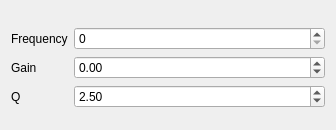
<?xml version="1.0" encoding="UTF-8"?>
<ui version="4.0">
 <class>FilterControl</class>
 <widget class="QWidget" name="FilterControl">
  <property name="geometry">
   <rect>
    <x>0</x>
    <y>0</y>
    <width>336</width>
    <height>130</height>
   </rect>
  </property>
  <property name="windowTitle">
   <string>FilterControl</string>
  </property>
  <layout class="QFormLayout" name="formLayout">
   <item row="1" column="0">
    <widget class="QLabel" name="label">
     <property name="text">
      <string>Frequency</string>
     </property>
    </widget>
   </item>
   <item row="1" column="1">
    <widget class="QSpinBox" name="sp_freq">
     <property name="maximum">
      <number>20000</number>
     </property>
    </widget>
   </item>
   <item row="2" column="0">
    <widget class="QLabel" name="label_2">
     <property name="text">
      <string>Gain</string>
     </property>
    </widget>
   </item>
   <item row="2" column="1">
    <widget class="QDoubleSpinBox" name="sp_gain">
     <property name="minimum">
      <double>-18.000000000000000</double>
     </property>
     <property name="maximum">
      <double>18.000000000000000</double>
     </property>
    </widget>
   </item>
   <item row="3" column="1">
    <widget class="QDoubleSpinBox" name="sp_q">
     <property name="minimum">
      <double>0.100000000000000</double>
     </property>
     <property name="maximum">
      <double>20.000000000000000</double>
     </property>
     <property name="singleStep">
      <double>0.100000000000000</double>
     </property>
     <property name="value">
      <double>2.500000000000000</double>
     </property>
    </widget>
   </item>
   <item row="3" column="0">
    <widget class="QLabel" name="label_3">
     <property name="text">
      <string>Q</string>
     </property>
    </widget>
   </item>
   <item row="0" column="0" colspan="2">
    <widget class="QWidget" name="colored_widget" native="true">
     <property name="minimumSize">
      <size>
       <width>0</width>
       <height>10</height>
      </size>
     </property>
     <property name="maximumSize">
      <size>
       <width>16777215</width>
       <height>10</height>
      </size>
     </property>
    </widget>
   </item>
  </layout>
 </widget>
 <resources/>
 <connections/>
</ui>
